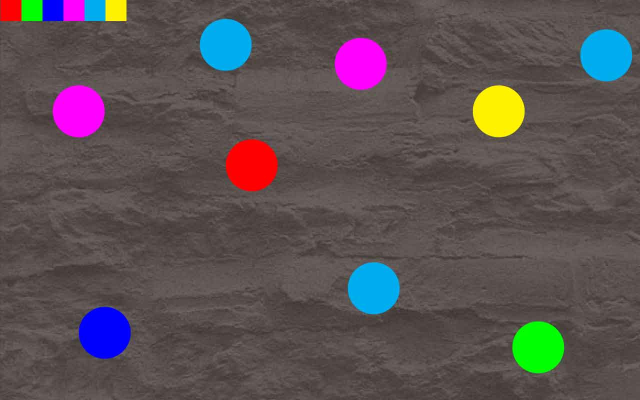
//> input picture test.jpg, 1280 x 800 px (shown at 1/2 size)
$ ./main   (built with g++ and OpenCV 4)
//> lines starting //> are read from the running program, lines starting //| are printed output that depends on the picture; after the words box and inside, x2 and y2 are one past the last pixel; in counts of white or black regions, pixels touching at a corner belong together
#include <iostream>

#include <termios.h>

#include "opencv2/highgui/highgui.hpp"
#include "opencv2/imgproc/imgproc.hpp"

using namespace cv;
using namespace std;

#define KEY_RED 49
#define KEY_GREEN 50
#define KEY_BLUE 51
#define KEY_MAGENTA 52
#define KEY_CYAN 53
#define KEY_YELLOW 54

int iLastX = -1;
int iLastY = -1;

bool USING_CAM = false;


/*===============================================
 * ========= Update the trackbar values =========
 * ============================================*/
void changeTrackbarValues(int v1, int v2, int v3, int v4, int v5, int v6) {
    cvSetTrackbarPos("LowH", "Control", v1);
    cvSetTrackbarPos("HighH", "Control", v2);
    cvSetTrackbarPos("LowS", "Control", v3);
    cvSetTrackbarPos("HighS", "Control", v4);
    cvSetTrackbarPos("LowV", "Control", v5);
    cvSetTrackbarPos("HighV", "Control", v6);
}


/*===============================================
 * ========= Used for detecting key press =======
 * ============================================*/
static struct termios old, new1;
/* Initialize new1 terminal i/o settings */
void initTermios(int echo) {
    tcgetattr(0, &old); /* grab old terminal i/o settings */
    new1 = old; /* make new1 settings same as old settings */
    new1.c_lflag &= ~ICANON; /* disable buffered i/o */
    new1.c_lflag &= echo ? ECHO : ~ECHO; /* set echo mode */
    tcsetattr(0, TCSANOW, &new1); /* use these new1 terminal i/o settings now */
}
/* Restore old terminal i/o settings */
void resetTermios(void) {
    tcsetattr(0, TCSANOW, &old);
}
/* Read 1 character without echo */
char getch(void) {
    char ch;
    initTermios(0);
    ch = getchar();
    resetTermios();
    return ch;
}
void checkKeyPress() {
    switch (getch()) {
        case KEY_RED:
            changeTrackbarValues(0, 94, 0, 36, 150, 255);
            cout << endl << "Red" << endl;
            break;
        case KEY_GREEN:
            changeTrackbarValues(0, 22, 232, 255, 0, 45);
            cout << endl << "Green" << endl;
            break;
        case KEY_BLUE:
            changeTrackbarValues(164, 255, 0, 31, 0, 45);
            cout << endl << "Blue" << endl;
            break;
        case KEY_MAGENTA:
            changeTrackbarValues(173, 255, 0, 255, 227, 255);
            cout << endl << "Magenta" << endl;
            break;
        case KEY_CYAN:
            changeTrackbarValues(177, 255, 58, 255, 0, 255);
            cout << endl << "Cyan" << endl;
            break;
        case KEY_YELLOW:
            changeTrackbarValues(0, 255, 204, 255, 90, 255);
            cout << endl << "Yellow" << endl;
            break;
        default:
            break;
    }
}


int main(int argc, char **argv) {
    Mat image;
    String imageName("test.jpg");
    image = imread(imageName, CV_LOAD_IMAGE_COLOR);
//> image is the input picture: 800 rows x 1280 cols, CV_8UC3; mean B, G, R 83.5, 81.4, 90.7
    VideoCapture cap(0); //capture the video from web cam
    if(!USING_CAM){
        if (image.empty()) {
            cout << "Could not open or find the image" << endl;
            return -1;
        }
    } else {
        if ( !cap.isOpened() )  // if not success, exit program
        {
            cout << "Cannot open the web cam" << endl;
            return -1;
        }
    }

    //Create a black image with the size as the camera output
    Mat imgLines = Mat::zeros(image.size(), CV_8UC3);


    namedWindow("Control", CV_WINDOW_AUTOSIZE); //create a window called "Control"

    int iLowH = 0;
    int iHighH = 255;

    int iLowS = 0;
    int iHighS = 255;

    int iLowV = 0;
    int iHighV = 255;

    cvCreateTrackbar("LowH", "Control", &iLowH, 255); //Hue (0 - 179)
//> slider 'LowH' is set to 51
    cvCreateTrackbar("HighH", "Control", &iHighH, 255);

    cvCreateTrackbar("LowS", "Control", &iLowS, 255); //Saturation (0 - 255)
//> slider 'LowS' is set to 51
    cvCreateTrackbar("HighS", "Control", &iHighS, 255);

    cvCreateTrackbar("LowV", "Control", &iLowV, 255); //Value (0 - 255)
//> slider 'LowV' is set to 51
    cvCreateTrackbar("HighV", "Control", &iHighV, 255);

    while (1) {

        if(USING_CAM){
            bool bSuccess = cap.read(image); // read a new frame from video
            if (!bSuccess) //if not success, break loop
            {
                cout << "Cannot read a frame from video stream" << endl;
                break;
            }
            Mat imgHSV;
            cvtColor(image, imgHSV, COLOR_BGR2HSV); //Convert the captured frame from BGR to HSV
        }

        Mat imageThresholded;
        inRange(image, Scalar(iLowH, iLowS, iLowV), Scalar(iHighH, iHighS, iHighV), imageThresholded);
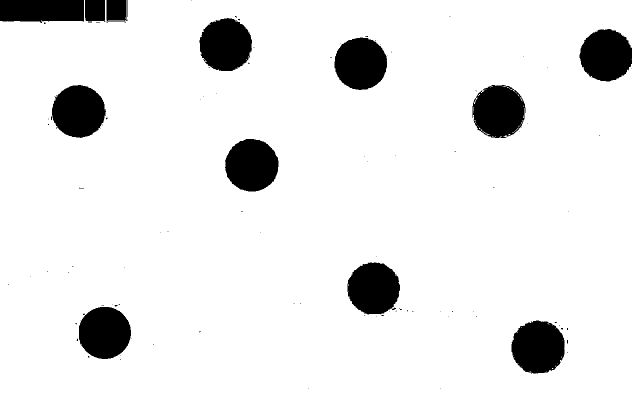
//> imageThresholded: 800 rows x 1280 cols, CV_8UC1 (shown at 1/2 size); 91.3% white; 113 black regions (100 under 20 px), largest, box (x1, y1, x2, y2) and area: (1023, 641, 1129, 747) 8911, (450, 278, 557, 383) 8774, (104, 170, 212, 276) 8745

        checkKeyPress();

        //Calculate the moments of the thresholded image
        Moments oMoments = moments(imageThresholded);
//> oMoments = moments, m00 238409190, centre m10/m00, m01/m00 = (642.4, 408.9)
        double dM01 = oMoments.m01;
//> dM01 = 9.75e+10
        double dM10 = oMoments.m10;
//> dM10 = 1.53e+11
        double dArea = oMoments.m00;
//> dArea = 238409190
        // if the area <= 10000, I consider that the there are no object in the image and it's because of the noise, the area is not zero
        if (dArea > 10000) {
            //calculate the position of the ball
            int posX = dM10 / dArea;
//> posX = 642
            int posY = dM01 / dArea;
//> posY = 408

            if (iLastX >= 0 && iLastY >= 0 && posX >= 0 && posY >= 0) {
                //Draw a red line from the previous point to the current point
                line(imgLines, Point(posX, posY), Point(iLastX, iLastY), Scalar(0, 0, 255), 2);
            }

            cout << "X: " << posX << "\n" << "Y: " << posY << endl;
//| X: 642
//| Y: 408

            iLastX = posX;
//> iLastX = 642
            iLastY = posY;
//> iLastY = 408
        }

        //morphological opening (remove small objects from the foreground)
        erode(imageThresholded, imageThresholded, getStructuringElement(MORPH_ELLIPSE, Size(5, 5)));
        dilate(imageThresholded, imageThresholded, getStructuringElement(MORPH_ELLIPSE, Size(5, 5)));

        //morphological closing (fill small holes in the foreground)
        dilate(imageThresholded, imageThresholded, getStructuringElement(MORPH_ELLIPSE, Size(5, 5)));
        erode(imageThresholded, imageThresholded, getStructuringElement(MORPH_ELLIPSE, Size(5, 5)));
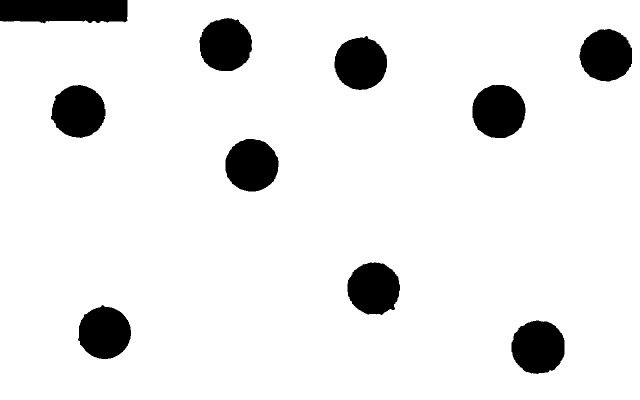
//> imageThresholded: 800 rows x 1280 cols, CV_8UC1 (shown at 1/2 size); 91.2% white; 10 black regions, largest, box (x1, y1, x2, y2) and area: (0, 0, 255, 47) 10939, (945, 170, 1051, 276) 9013, (1023, 641, 1129, 748) 8984

        imshow("Thresholded", imageThresholded);

        imshow("Original", image);
        char a = waitKey(33);
//> the Esc key is pressed
        if (a == 27) break;
    }


    waitKey(0);
    return 0;

}
